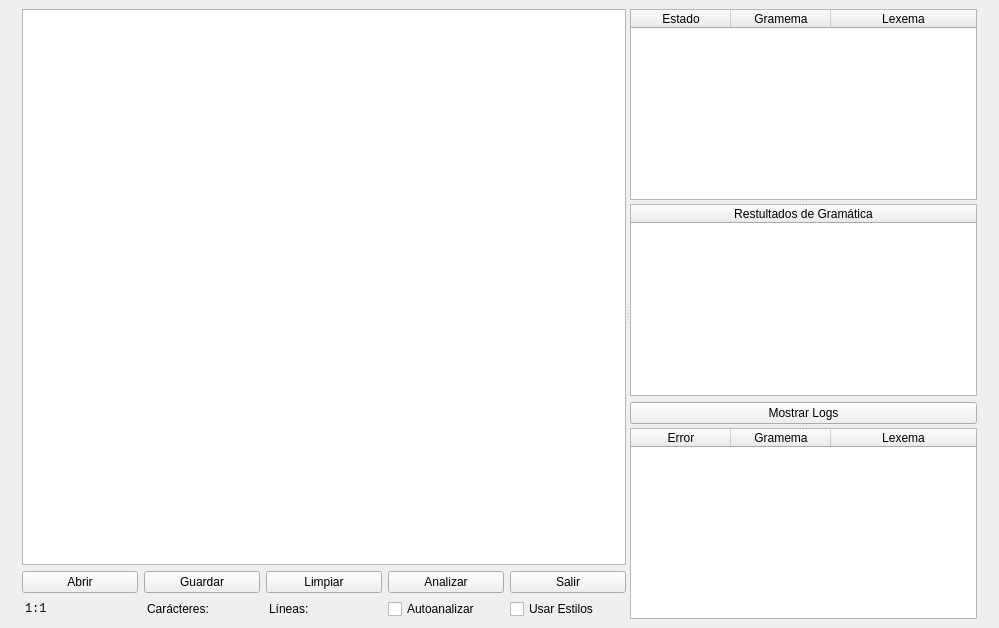
<?xml version="1.0" encoding="UTF-8"?>
<ui version="4.0">
 <class>ui::MainWindow</class>
 <widget class="QMainWindow" name="ui::MainWindow">
  <property name="geometry">
   <rect>
    <x>0</x>
    <y>0</y>
    <width>999</width>
    <height>628</height>
   </rect>
  </property>
  <property name="windowTitle">
   <string>MainWindow</string>
  </property>
  <widget class="QWidget" name="centralwidget">
   <property name="sizePolicy">
    <sizepolicy hsizetype="Maximum" vsizetype="Maximum">
     <horstretch>0</horstretch>
     <verstretch>0</verstretch>
    </sizepolicy>
   </property>
   <layout class="QGridLayout" name="gridLayout">
    <property name="leftMargin">
     <number>22</number>
    </property>
    <property name="topMargin">
     <number>9</number>
    </property>
    <property name="rightMargin">
     <number>22</number>
    </property>
    <property name="bottomMargin">
     <number>9</number>
    </property>
    <item row="0" column="0">
     <widget class="QSplitter" name="splitter_2">
      <property name="orientation">
       <enum>Qt::Orientation::Horizontal</enum>
      </property>
      <widget class="QWidget" name="horizontalLayoutWidget">
       <layout class="QGridLayout" name="gridLayout_2" columnstretch="0,0,0,0,0,0">
        <item row="0" column="1" colspan="5">
         <widget class="QPlainTextEdit" name="sourcePanel">
          <property name="font">
           <font>
            <family>Consolas</family>
            <pointsize>12</pointsize>
           </font>
          </property>
          <property name="lineWrapMode">
           <enum>QPlainTextEdit::LineWrapMode::NoWrap</enum>
          </property>
          <property name="backgroundVisible">
           <bool>false</bool>
          </property>
          <property name="placeholderText">
           <string/>
          </property>
         </widget>
        </item>
        <item row="1" column="5">
         <widget class="QPushButton" name="exitButton">
          <property name="text">
           <string>Salir</string>
          </property>
         </widget>
        </item>
        <item row="1" column="2">
         <widget class="QPushButton" name="saveButton">
          <property name="text">
           <string>Guardar</string>
          </property>
         </widget>
        </item>
        <item row="1" column="4">
         <widget class="QPushButton" name="analyzeButton">
          <property name="text">
           <string>Analizar</string>
          </property>
         </widget>
        </item>
        <item row="1" column="3">
         <widget class="QPushButton" name="clearButton">
          <property name="text">
           <string>Limpiar</string>
          </property>
         </widget>
        </item>
        <item row="1" column="1">
         <widget class="QPushButton" name="openButton">
          <property name="text">
           <string>Abrir</string>
          </property>
         </widget>
        </item>
        <item row="2" column="3">
         <widget class="QLabel" name="labelLineCount">
          <property name="text">
           <string>Líneas:</string>
          </property>
          <property name="indent">
           <number>3</number>
          </property>
         </widget>
        </item>
        <item row="2" column="2">
         <widget class="QLabel" name="labelCharCount">
          <property name="text">
           <string>Carácteres:</string>
          </property>
          <property name="indent">
           <number>3</number>
          </property>
         </widget>
        </item>
        <item row="2" column="1">
         <widget class="QLabel" name="labelCursorPos">
          <property name="font">
           <font>
            <family>Consolas</family>
           </font>
          </property>
          <property name="text">
           <string>1:1</string>
          </property>
          <property name="indent">
           <number>3</number>
          </property>
         </widget>
        </item>
        <item row="2" column="4">
         <widget class="QCheckBox" name="checkBoxAuto">
          <property name="text">
           <string>Autoanalizar</string>
          </property>
         </widget>
        </item>
        <item row="2" column="5">
         <widget class="QCheckBox" name="checkUseStyles">
          <property name="text">
           <string>Usar Estilos</string>
          </property>
         </widget>
        </item>
       </layout>
      </widget>
      <widget class="QSplitter" name="splitter">
       <property name="orientation">
        <enum>Qt::Orientation::Vertical</enum>
       </property>
       <widget class="QWidget" name="verticalLayoutWidget">
        <layout class="QVBoxLayout" name="verticalLayout">
         <item>
          <widget class="QTableWidget" name="tableTokens">
           <property name="sizePolicy">
            <sizepolicy hsizetype="Expanding" vsizetype="Expanding">
             <horstretch>0</horstretch>
             <verstretch>0</verstretch>
            </sizepolicy>
           </property>
           <property name="autoFillBackground">
            <bool>false</bool>
           </property>
           <property name="editTriggers">
            <set>QAbstractItemView::EditTrigger::AnyKeyPressed|QAbstractItemView::EditTrigger::EditKeyPressed</set>
           </property>
           <property name="rowCount">
            <number>0</number>
           </property>
           <attribute name="horizontalHeaderVisible">
            <bool>true</bool>
           </attribute>
           <attribute name="horizontalHeaderCascadingSectionResizes">
            <bool>true</bool>
           </attribute>
           <attribute name="horizontalHeaderMinimumSectionSize">
            <number>40</number>
           </attribute>
           <attribute name="horizontalHeaderDefaultSectionSize">
            <number>100</number>
           </attribute>
           <attribute name="horizontalHeaderShowSortIndicator" stdset="0">
            <bool>false</bool>
           </attribute>
           <attribute name="horizontalHeaderStretchLastSection">
            <bool>true</bool>
           </attribute>
           <attribute name="verticalHeaderDefaultSectionSize">
            <number>30</number>
           </attribute>
           <attribute name="verticalHeaderHighlightSections">
            <bool>true</bool>
           </attribute>
           <column>
            <property name="text">
             <string>Estado</string>
            </property>
           </column>
           <column>
            <property name="text">
             <string>Gramema</string>
            </property>
           </column>
           <column>
            <property name="text">
             <string>Lexema</string>
            </property>
           </column>
          </widget>
         </item>
        </layout>
       </widget>
       <widget class="QWidget" name="verticalLayoutWidget_2">
        <layout class="QVBoxLayout" name="verticalLayout_3">
         <item>
          <widget class="QTableWidget" name="tableGrammarResults">
           <property name="editTriggers">
            <set>QAbstractItemView::EditTrigger::AnyKeyPressed|QAbstractItemView::EditTrigger::EditKeyPressed</set>
           </property>
           <property name="wordWrap">
            <bool>true</bool>
           </property>
           <attribute name="horizontalHeaderCascadingSectionResizes">
            <bool>true</bool>
           </attribute>
           <attribute name="horizontalHeaderStretchLastSection">
            <bool>true</bool>
           </attribute>
           <attribute name="verticalHeaderCascadingSectionResizes">
            <bool>true</bool>
           </attribute>
           <attribute name="verticalHeaderDefaultSectionSize">
            <number>30</number>
           </attribute>
           <attribute name="verticalHeaderStretchLastSection">
            <bool>true</bool>
           </attribute>
           <column>
            <property name="text">
             <string>Restultados de Gramática</string>
            </property>
           </column>
          </widget>
         </item>
         <item>
          <widget class="QPushButton" name="showLogsButton">
           <property name="text">
            <string>Mostrar Logs</string>
           </property>
          </widget>
         </item>
        </layout>
       </widget>
       <widget class="QWidget" name="verticalLayoutWidget_3">
        <layout class="QVBoxLayout" name="verticalLayout_4">
         <item>
          <widget class="QTableWidget" name="tableErrors">
           <property name="editTriggers">
            <set>QAbstractItemView::EditTrigger::AnyKeyPressed|QAbstractItemView::EditTrigger::EditKeyPressed</set>
           </property>
           <attribute name="horizontalHeaderCascadingSectionResizes">
            <bool>true</bool>
           </attribute>
           <attribute name="horizontalHeaderStretchLastSection">
            <bool>true</bool>
           </attribute>
           <column>
            <property name="text">
             <string>Error</string>
            </property>
           </column>
           <column>
            <property name="text">
             <string>Gramema</string>
            </property>
           </column>
           <column>
            <property name="text">
             <string>Lexema</string>
            </property>
           </column>
          </widget>
         </item>
        </layout>
       </widget>
      </widget>
     </widget>
    </item>
   </layout>
  </widget>
  <widget class="QMenuBar" name="menubar">
   <property name="geometry">
    <rect>
     <x>0</x>
     <y>0</y>
     <width>999</width>
     <height>33</height>
    </rect>
   </property>
  </widget>
 </widget>
 <resources/>
 <connections/>
</ui>
